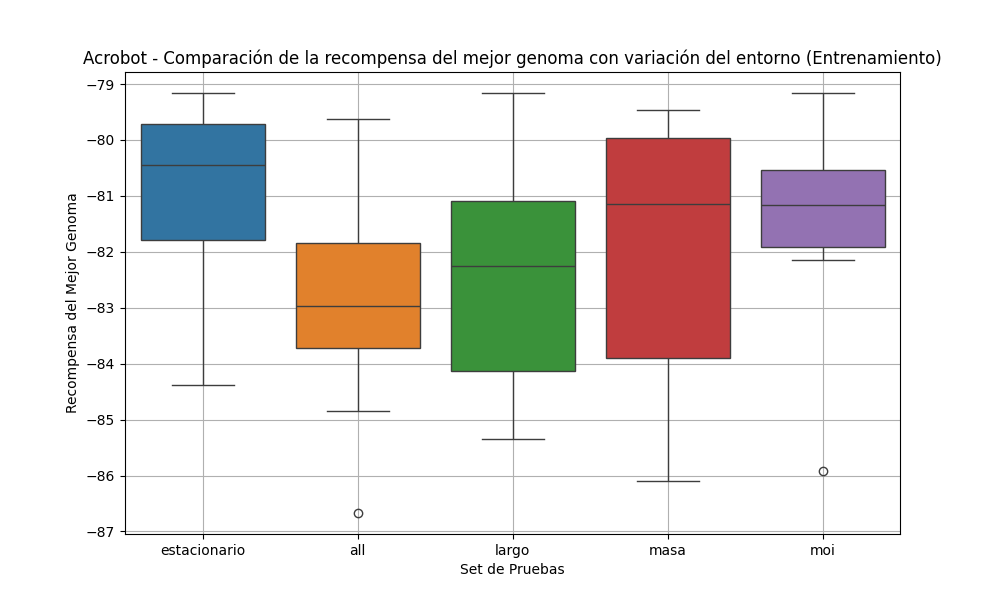

The Python source for this figure:
import json
import os
import matplotlib.pyplot as plt
import seaborn as sns

# Carpetas y sets de pruebas
carpetas = ['estacionario/', 'all/', 'largo/', 'masa/', 'moi/'] #MODIFICAR
trials_por_carpeta = [(0, 11),(0, 11), (0, 11), (0, 11), (0, 11)] #MODIFICAR

# Para almacenar los datos
datos_por_set = []
nombres_sets = []

# Lectura de los archivos .json
for k, carpeta in enumerate(carpetas):
    best_genomes_set = []  # Almacenará los resultados de un set

    # Extraer el nombre del set (parte antes del '/')
    nombre_set = carpeta.split('/')[0]
    nombres_sets.append(nombre_set)

    for j in range(trials_por_carpeta[k][0], trials_por_carpeta[k][1]):
        file_path = f"{carpeta}results/trial-{j+1}/output.json"
        
        # Verificar si el archivo existe
        if os.path.exists(file_path):
            with open(file_path, 'r') as f:
                data = json.load(f)
                
                # Extraer el "BestGenome"
                best_genomes = data.get('Info', {}).get('BestGenome', [])
                if best_genomes:
                    # Tomamos el último valor de fitness como el mejor por cada prueba
                    last_best_fitness = best_genomes[-1][-1] if best_genomes[-1] else None
                    if last_best_fitness is not None:
                        best_genomes_set.append(last_best_fitness)
    
    # Agregar los datos del set al conjunto general
    datos_por_set.append(best_genomes_set)

# Creación del boxplot
plt.figure(figsize=(10, 6))
sns.boxplot(data=datos_por_set)
plt.xticks(ticks=range(len(nombres_sets)), labels=nombres_sets)
plt.xlabel("Set de Pruebas")
plt.ylabel("Recompensa del Mejor Genoma")
plt.title("Acrobot - Comparación de la recompensa del mejor genoma con variación del entorno (Entrenamiento)")
plt.grid(True)
plt.savefig('boxplot.png')
plt.show()



from scipy.stats import kruskal

stat, p = kruskal(*datos_por_set)
print("H:", stat, "p:", p)


import scikit_posthocs as sp
import numpy as np

data = np.array(datos_por_set, dtype=object)
p_values = sp.posthoc_dunn(data, p_adjust='bonferroni')
print(p_values)
